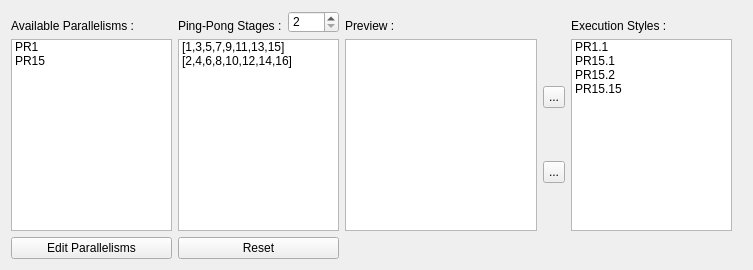
     <widget class="QWidget" name="pingpongTab">
      <attribute name="title">
       <string>Ping-Pong</string>
      </attribute>
      <attribute name="toolTip">
       <string>Edit test program parallelism</string>
      </attribute>
      <layout class="QGridLayout" name="gridLayout_2">
       <item row="0" column="0">
        <layout class="QHBoxLayout" name="horizontalLayout_3">
         <item>
          <layout class="QVBoxLayout" name="verticalLayout">
           <item>
            <widget class="QLabel" name="availableParallelismsLabel">
             <property name="sizePolicy">
              <sizepolicy hsizetype="Fixed" vsizetype="Fixed">
               <horstretch>0</horstretch>
               <verstretch>0</verstretch>
              </sizepolicy>
             </property>
             <property name="minimumSize">
              <size>
               <width>151</width>
               <height>22</height>
              </size>
             </property>
             <property name="maximumSize">
              <size>
               <width>151</width>
               <height>22</height>
              </size>
             </property>
             <property name="text">
              <string>Available Parallelisms :</string>
             </property>
             <property name="alignment">
              <set>Qt::AlignBottom|Qt::AlignLeading|Qt::AlignLeft</set>
             </property>
            </widget>
           </item>
           <item>
            <widget class="QListWidget" name="parallelism">
             <property name="sizePolicy">
              <sizepolicy hsizetype="Fixed" vsizetype="Expanding">
               <horstretch>0</horstretch>
               <verstretch>0</verstretch>
              </sizepolicy>
             </property>
             <property name="minimumSize">
              <size>
               <width>161</width>
               <height>192</height>
              </size>
             </property>
             <property name="maximumSize">
              <size>
               <width>161</width>
               <height>16777215</height>
              </size>
             </property>
             <item>
              <property name="text">
               <string>PR1</string>
              </property>
             </item>
             <item>
              <property name="text">
               <string>PR15</string>
              </property>
             </item>
            </widget>
           </item>
           <item>
            <widget class="QPushButton" name="gotoHardware">
             <property name="minimumSize">
              <size>
               <width>161</width>
               <height>22</height>
              </size>
             </property>
             <property name="maximumSize">
              <size>
               <width>161</width>
               <height>22</height>
              </size>
             </property>
             <property name="text">
              <string>Edit Parallelisms</string>
             </property>
            </widget>
           </item>
          </layout>
         </item>
         <item>
          <layout class="QVBoxLayout" name="verticalLayout_3">
           <item>
            <layout class="QHBoxLayout" name="horizontalLayout">
             <item>
              <widget class="QLabel" name="label_13">
               <property name="sizePolicy">
                <sizepolicy hsizetype="Minimum" vsizetype="Fixed">
                 <horstretch>0</horstretch>
                 <verstretch>0</verstretch>
                </sizepolicy>
               </property>
               <property name="minimumSize">
                <size>
                 <width>90</width>
                 <height>22</height>
                </size>
               </property>
               <property name="maximumSize">
                <size>
                 <width>200</width>
                 <height>22</height>
                </size>
               </property>
               <property name="text">
                <string>Ping-Pong Stages :</string>
               </property>
               <property name="alignment">
                <set>Qt::AlignBottom|Qt::AlignLeading|Qt::AlignLeft</set>
               </property>
              </widget>
             </item>
             <item>
              <widget class="QSpinBox" name="pingpongStages">
               <property name="sizePolicy">
                <sizepolicy hsizetype="Fixed" vsizetype="Fixed">
                 <horstretch>0</horstretch>
                 <verstretch>0</verstretch>
                </sizepolicy>
               </property>
               <property name="minimumSize">
                <size>
                 <width>51</width>
                 <height>22</height>
                </size>
               </property>
               <property name="maximumSize">
                <size>
                 <width>51</width>
                 <height>22</height>
                </size>
               </property>
               <property name="minimum">
                <number>2</number>
               </property>
               <property name="maximum">
                <number>16</number>
               </property>
              </widget>
             </item>
            </layout>
           </item>
           <item>
            <widget class="QListWidget" name="pingpongDefinition">
             <property name="sizePolicy">
              <sizepolicy hsizetype="Fixed" vsizetype="Expanding">
               <horstretch>0</horstretch>
               <verstretch>0</verstretch>
              </sizepolicy>
             </property>
             <property name="minimumSize">
              <size>
               <width>161</width>
               <height>192</height>
              </size>
             </property>
             <property name="maximumSize">
              <size>
               <width>161</width>
               <height>16777215</height>
              </size>
             </property>
             <item>
              <property name="text">
               <string>[1,3,5,7,9,11,13,15]</string>
              </property>
             </item>
             <item>
              <property name="text">
               <string>[2,4,6,8,10,12,14,16]</string>
              </property>
             </item>
            </widget>
           </item>
           <item>
            <widget class="QPushButton" name="reset">
             <property name="sizePolicy">
              <sizepolicy hsizetype="Fixed" vsizetype="Fixed">
               <horstretch>0</horstretch>
               <verstretch>0</verstretch>
              </sizepolicy>
             </property>
             <property name="minimumSize">
              <size>
               <width>161</width>
               <height>22</height>
              </size>
             </property>
             <property name="maximumSize">
              <size>
               <width>161</width>
               <height>22</height>
              </size>
             </property>
             <property name="text">
              <string>Reset</string>
             </property>
            </widget>
           </item>
          </layout>
         </item>
         <item>
          <layout class="QVBoxLayout" name="verticalLayout_5">
           <item>
            <widget class="QLabel" name="previewLabel">
             <property name="sizePolicy">
              <sizepolicy hsizetype="Minimum" vsizetype="Fixed">
               <horstretch>0</horstretch>
               <verstretch>0</verstretch>
              </sizepolicy>
             </property>
             <property name="minimumSize">
              <size>
               <width>192</width>
               <height>22</height>
              </size>
             </property>
             <property name="maximumSize">
              <size>
               <width>16777215</width>
               <height>22</height>
              </size>
             </property>
             <property name="text">
              <string>Preview :</string>
             </property>
             <property name="alignment">
              <set>Qt::AlignBottom|Qt::AlignLeading|Qt::AlignLeft</set>
             </property>
            </widget>
           </item>
           <item>
            <layout class="QHBoxLayout" name="horizontalLayout_2">
             <item>
              <widget class="QTableWidget" name="tableWidget">
               <property name="sizePolicy">
                <sizepolicy hsizetype="Fixed" vsizetype="Fixed">
                 <horstretch>0</horstretch>
                 <verstretch>0</verstretch>
                </sizepolicy>
               </property>
               <property name="minimumSize">
                <size>
                 <width>192</width>
                 <height>192</height>
                </size>
               </property>
               <property name="maximumSize">
                <size>
                 <width>192</width>
                 <height>192</height>
                </size>
               </property>
              </widget>
             </item>
             <item>
              <layout class="QVBoxLayout" name="verticalLayout_4">
               <item>
                <spacer name="verticalSpacer_8">
                 <property name="orientation">
                  <enum>Qt::Vertical</enum>
                 </property>
                 <property name="sizeType">
                  <enum>QSizePolicy::Minimum</enum>
                 </property>
                 <property name="sizeHint" stdset="0">
                  <size>
                   <width>20</width>
                   <height>40</height>
                  </size>
                 </property>
                </spacer>
               </item>
               <item>
                <widget class="QToolButton" name="addPingpong">
                 <property name="minimumSize">
                  <size>
                   <width>22</width>
                   <height>22</height>
                  </size>
                 </property>
                 <property name="maximumSize">
                  <size>
                   <width>22</width>
                   <height>22</height>
                  </size>
                 </property>
                 <property name="text">
                  <string>...</string>
                 </property>
                </widget>
               </item>
               <item>
                <spacer name="verticalSpacer_7">
                 <property name="orientation">
                  <enum>Qt::Vertical</enum>
                 </property>
                 <property name="sizeType">
                  <enum>QSizePolicy::Minimum</enum>
                 </property>
                 <property name="sizeHint" stdset="0">
                  <size>
                   <width>20</width>
                   <height>40</height>
                  </size>
                 </property>
                </spacer>
               </item>
               <item>
                <widget class="QToolButton" name="removePingpong">
                 <property name="minimumSize">
                  <size>
                   <width>22</width>
                   <height>22</height>
                  </size>
                 </property>
                 <property name="maximumSize">
                  <size>
                   <width>22</width>
                   <height>22</height>
                  </size>
                 </property>
                 <property name="text">
                  <string>...</string>
                 </property>
                </widget>
               </item>
               <item>
                <spacer name="verticalSpacer_9">
                 <property name="orientation">
                  <enum>Qt::Vertical</enum>
                 </property>
                 <property name="sizeType">
                  <enum>QSizePolicy::Minimum</enum>
                 </property>
                 <property name="sizeHint" stdset="0">
                  <size>
                   <width>20</width>
                   <height>40</height>
                  </size>
                 </property>
                </spacer>
               </item>
              </layout>
             </item>
            </layout>
           </item>
           <item>
            <widget class="QLabel" name="previewPlaceholder">
             <property name="sizePolicy">
              <sizepolicy hsizetype="Fixed" vsizetype="Expanding">
               <horstretch>0</horstretch>
               <verstretch>0</verstretch>
              </sizepolicy>
             </property>
             <property name="minimumSize">
              <size>
               <width>192</width>
               <height>22</height>
              </size>
             </property>
             <property name="maximumSize">
              <size>
               <width>100</width>
               <height>16777215</height>
              </size>
             </property>
             <property name="text">
              <string/>
             </property>
             <property name="alignment">
              <set>Qt::AlignCenter</set>
             </property>
            </widget>
           </item>
          </layout>
         </item>
         <item>
          <layout class="QVBoxLayout" name="executionStyleLayout">
           <item>
            <widget class="QLabel" name="executionStyleLabel">
             <property name="sizePolicy">
              <sizepolicy hsizetype="Fixed" vsizetype="Fixed">
               <horstretch>0</horstretch>
               <verstretch>0</verstretch>
              </sizepolicy>
             </property>
             <property name="minimumSize">
              <size>
               <width>161</width>
               <height>22</height>
              </size>
             </property>
             <property name="maximumSize">
              <size>
               <width>161</width>
               <height>22</height>
              </size>
             </property>
             <property name="text">
              <string>Execution Styles :</string>
             </property>
             <property name="alignment">
              <set>Qt::AlignBottom|Qt::AlignLeading|Qt::AlignLeft</set>
             </property>
            </widget>
           </item>
           <item>
            <widget class="QListWidget" name="executionStyle">
             <property name="sizePolicy">
              <sizepolicy hsizetype="Fixed" vsizetype="Expanding">
               <horstretch>0</horstretch>
               <verstretch>0</verstretch>
              </sizepolicy>
             </property>
             <property name="minimumSize">
              <size>
               <width>161</width>
               <height>192</height>
              </size>
             </property>
             <property name="maximumSize">
              <size>
               <width>161</width>
               <height>16777215</height>
              </size>
             </property>
             <item>
              <property name="text">
               <string>PR1.1</string>
              </property>
             </item>
             <item>
              <property name="text">
               <string>PR15.1</string>
              </property>
             </item>
             <item>
              <property name="text">
               <string>PR15.2</string>
              </property>
             </item>
             <item>
              <property name="text">
               <string>PR15.15</string>
              </property>
             </item>
            </widget>
           </item>
           <item>
            <widget class="QLabel" name="executionStylePlaceholder">
             <property name="sizePolicy">
              <sizepolicy hsizetype="Fixed" vsizetype="Fixed">
               <horstretch>0</horstretch>
               <verstretch>0</verstretch>
              </sizepolicy>
             </property>
             <property name="minimumSize">
              <size>
               <width>161</width>
               <height>22</height>
              </size>
             </property>
             <property name="maximumSize">
              <size>
               <width>161</width>
               <height>22</height>
              </size>
             </property>
             <property name="text">
              <string/>
             </property>
             <property name="alignment">
              <set>Qt::AlignCenter</set>
             </property>
            </widget>
           </item>
          </layout>
         </item>
         <item>
          <spacer name="horizontalSpacer_9">
           <property name="orientation">
            <enum>Qt::Horizontal</enum>
           </property>
           <property name="sizeHint" stdset="0">
            <size>
             <width>10</width>
             <height>20</height>
            </size>
           </property>
          </spacer>
         </item>
        </layout>
       </item>
      </layout>
     </widget>
